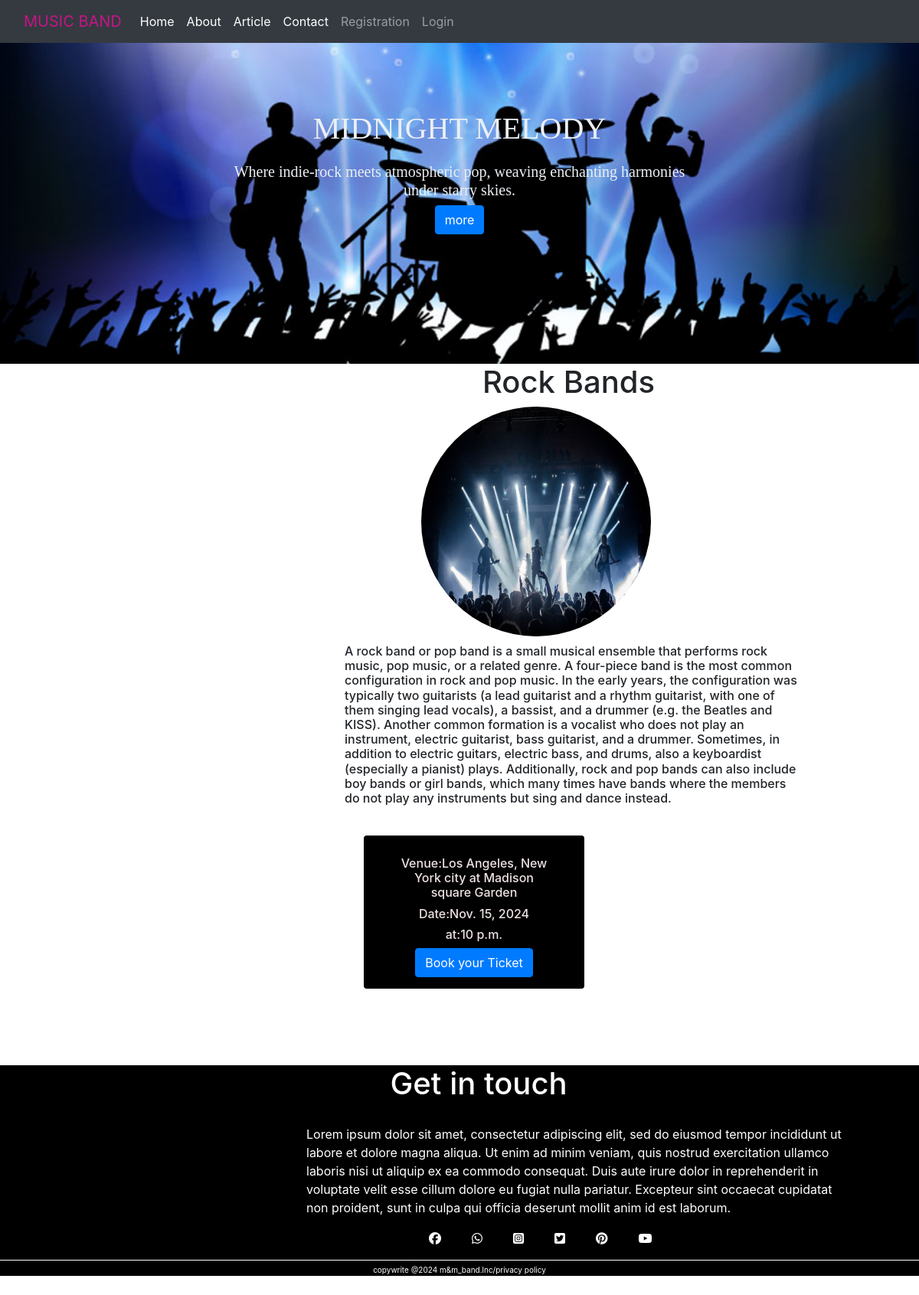
The page / on the database its author committed.
### show/models.py (models this page shows, shortened)
class Concert(models.Model):
        image=models.ImageField(upload_to="image",blank=True)
        band=models.CharField(max_length=100,blank=True)
        venue=models.CharField(max_length=100,blank=None)
        date=models.DateField()
        time=models.TimeField()

### show/views.py (the view)
# urls.py: path("",views.index,name="index"),
def index(request):
    concert=Concert.objects.all()
    context={
        "concert":concert,
    }
    return render (request,"index.html",context)

### show/templates/index.html (shortened to what this page needs)
{% extends "theme.html" %}
{% block content %}
{% load static %}
<div class="slide" style="margin-top: -25px;">
  <div class="swiper mySwiper">
      <div class="swiper-wrapper">
        <div class="swiper-slide"><img src="{% static 'image/image/band4.jpg' %}" alt="" style="height: 500px;" >
          <div class="centered" style="color:rgb(235, 239, 243)">
              <h1 style="margin-bottom: 20px; font-family: Calibri;" class="slide-down">MIDNIGHT MELODY</h1>
              <h5 style="font-family: Verdana;" class="slide-down">Where indie-rock meets
                  atmospheric pop, weaving enchanting
                  harmonies under starry skies.
              </h5>
              <a href="/about" class="btn btn-primary">more</a>
          </div>
      </div>
      </div>
    </div>
  </div>
<div class="slide-down" style="margin-left: 630px;.font-size: 400px;">
  <h1>Rock Bands</h1>
</div>
<div class="slide-down">
    <img src="{% static 'image/image/band.jpg' %}" alt="" style="height: 300px;width: 300px; margin-bottom: 100px;margin-left: 550px; border-radius: 270px;">
</div>
  <div class="slide-down" style="font-size: medium; height: 200px; width: 600px; margin-left: 450px ; margin-top: -90px;">
  <h6>A rock band or pop band is a small musical ensemble that performs rock music, pop music, or a related genre. A four-piece band is the most common configuration in rock and pop music. In the early years, the configuration was typically two guitarists (a lead guitarist and a rhythm guitarist, with one of them singing lead vocals), a bassist, and a drummer (e.g. the Beatles and KISS). Another common formation is a vocalist who does not play an instrument, electric guitarist, bass guitarist, and a drummer. Sometimes, in addition to electric guitars, electric bass, and drums, also a keyboardist (especially a pianist) plays.
    Additionally, rock and pop bands can also include boy bands or girl bands, which many times have bands where the members do not play any instruments but sing and dance instead. </h6>
  </div>
<div class="slide-down" style="margin-top: 50px;">
<div class="block">
  <div class="container">
    {% for a in concert %}
  <div class="trans">
  <div class="card" style="width: 18rem; height: 200px; margin-left: 430px; margin-bottom: 50px; background-color: black;">
  <div class="centered">
    <div class="body" style="text-align: center;width: 200px;color: rgb(238, 226, 226);">
      <h6 class="card-text">Venue:{{a.venue}}</h6>
      <h6 class="card-text">Date:{{a.date}}</h6>
      <h6 class="card-text">at:{{a.time}}</h6>
      <a href="{% url 'book' %}" class="btn btn-primary">Book your Ticket</a>
    </div>
  </div>
  </div>
  </div>
  {% endfor %}
  </div>
</div>
{% endblock %}

### show/static/style.css (style rules this page uses)
.centered { position: absolute; top: 50%; left: 50%; transform: translate(-50%, -50%); }
.swiper { width: 100%; height: 100%; }
.swiper-slide { text-align: center; font-size: 18px; background: #fff; display: flex; justify-content: center; align-items: center; }
.swiper-slide img { display: block; width: 100%; height: 100%; object-fit: cover; }
.trans { transition: width 1ms; }
.slide-down { animation: slideDown 2s ease-out forwards; }

### rows shown on the page
Concert: venue "Los Angeles, New York city at Madison square Garden", date "Nov. 15, 2024", time "10 p.m."
